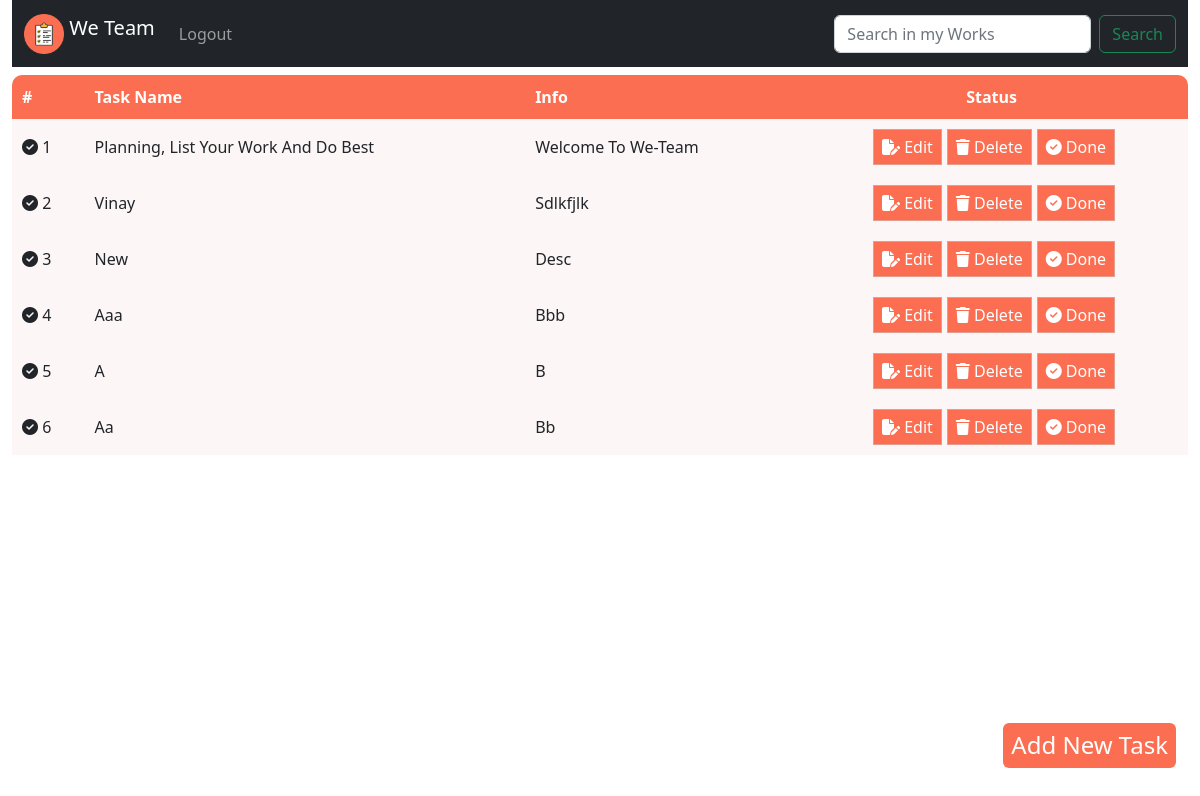
Page / (signed in) on the committed database.
### app.py (models this page shows)
class Task(db.Model):
    __tablename__ = "tasks"
    id = db.Column(db.Integer, primary_key=True)
    user_id = db.Column(db.Integer,db.ForeignKey('users.id'))
    task_title = db.Column(db.String(64) ,nullable=False ,unique=False)
    task_info = db.Column(db.String(256) ,nullable=False,unique=False)
    status = db.Column(db.Integer ,default = 0)
    date = db.Column(db.DateTime ,default=datetime.now())

### app.py (the view)
@app.route("/")
@login_required
def index():
    user_task = []
    if session.get("user_id"):
        user_db_data = Task.query.filter_by(user_id=(session['user_id'])).all()
        for index,value in enumerate(user_db_data):
            print(value.status)
            if value.status != 1:
                user_task.append(value)
        return render_template("index.html",user_db=user_task,user_id=session['user_id'])
    else:
        return redirect("login")

### subpython/validate.py (called while the page is built)
def login_required(f):
    @wraps(f)
    def decorated_function(*args, **kwargs):
        if session.get("user_id") is None:
            return redirect("/login")
        return f(*args, **kwargs)
    return decorated_function

### templates/index.html (shortened to what this page needs)
{% extends "base.html" %}
{% block style%}
<link
rel="stylesheet"
href=" {{ url_for('static', filename='css-main/index/index-helper.css') }} "
/>
<link
rel="stylesheet"
href=" {{ url_for('static', filename='css-main/index/index.css') }} "
/>
<link
rel="stylesheet"
href=" {{ url_for('static', filename='css-main/index/index-Modal.css') }} "
/>
{% endblock%}
{% block main %}
<div class="button-add-task position-fixed end-0 bottom-0 m-4">
    <h4 class="fs-4 p-2 rounded rounded-2 text-white" id="Btn_Add-New-Task">
        Add New Task
    </h4>
</div>
<table class="table-content">
    <thead>
        <tr class="header-col">
            <th class="header-cell left-top">#</th>
            <th class="header-cell">Task Name</th>
            <th class="header-cell">Info</th>
            <th class="header-cell right-top text-center">Status</th>
        </tr>
    </thead>
        <tbody>
            <div class="body-table">
                {% if user_db %}
                {% for each in user_db %}
                {% set line_counter = loop.index %}
                <tr class="odd">
                    <td>
                        <i class="fa-solid fa-circle-check"></i>
                        {{line_counter}}
                    </td>
                    <td class="title">{{each.task_info}}</td>
                    <td>{{each.task_title}}</td>
                    <td class="last">
                        <form action="/edit" method="get">
                            <button class="btn-opr" class="edit" type="submit">
                                <i class="fa-solid fa-file-pen"></i>
                                Edit
                            </button>
                        </form>
                        <form action="/delete" method="get">
                            <button class="btn-opr" class="delete" type="submit">
                                <i class="fa-solid fa-trash"></i>
                                Delete
                            </button>
                        </form>
                        <form action="/done" method="post">
                  <button class="btn-opr" class="done" type="submit">
                      <i class="fa-solid fa-circle-check"></i>
                      Done
                    </button>
                </form>
            </td>
        </tr>
        {% endfor %}
        {% endif %}
    </div>
</tbody>
</table>
{% endblock %}
{% block add_task %}
</div>
{% endblock %}

### templates/base.html (shortened to what this page needs)
<!DOCTYPE html>
<html lang="en">
  <head>
    <link
      href="https://cdn.jsdelivr.net/npm/bootstrap@5.2.0-beta1/dist/css/bootstrap.min.css"
      rel="stylesheet"
    />
    {% block style %}
    {% endblock %}
  </head>
  <body>
    <div class="container-fluid">
      <nav class="navbar navbar-expand-lg navbar-dark bg-dark mb-2">
        <div class="container-fluid">
          <a class="navbar-brand" href="/">
            <img
              src="{{url_for('static', filename='img/logo.png')}}"
              alt=""
              width="40"
              height="40"
              class="d-inline-block align-text-top"
            />
            We Team
          </a>
          <div class="collapse navbar-collapse" id="navbarSupportedContent">
            <ul class="navbar-nav me-auto mb-2 mb-lg-0">
              <li class="nav-item">
                <a class="nav-link" href="{{ url_for('logout') }}">Logout</a>
              </li>
            </ul>
            <form class="d-flex">
              <input
                class="form-control me-2"
                type="search"
                placeholder="Search in my Works"
                aria-label="Search"
              />
              <button class="btn btn-outline-success" type="submit">
                Search
              </button>
            </form>
          </div>
        </div>
      </nav>
      {% block main %}
      {% endblock %}
      {% block add_task %}
      {% endblock %}
  </body>
</html>

### static/css-main/Index/index-helper.css (style rules this page uses)
* { padding: 0; margin: 0; box-sizing: border-box; }
:root { --color-border:rgba(125, 125, 125, 0.595); --odd_child_color:rgba(204, 204, 204, 0.5); --header-background:#fc6e51; --header-background-lighter:#ff5634; --color:#fc6e51; font-family: system-ui, -apple-system, BlinkMacSystemFont, 'Segoe UI', Roboto, Oxygen, Ubuntu, Cantarell, 'Open Sans', 'Helvetica Neue', sans-serif; }

### static/css-main/Index/index.css (style rules this page uses)
.table-content { width: 100%; border-collapse: collapse; border-radius: 10px; }
td,th { padding: 10px; text-align: start; }
.header-cell { background-color: var(--header-background); color: white; text-align: center; text-align: start; }
.left-top { border-radius: 10px 0 0 0; }
.right-top { border-radius:0 10px 0 0; }
.odd { background-color: rgb(252, 246, 246); }
.last { display: flex; justify-content: center; align-items: center; }
.btn-opr { margin-left: 5px; color: white; cursor: pointer; padding: 5px 8px; background-color: var(--header-background); border: 1px solid var(--odd_child_color); }
.title { font-weight: 500; }
#Btn_Add-New-Task { background-color: var(--color) !important; text-decoration: None; cursor: pointer; }

### rows in the picture
Task: line_counter "1", task_info "Planning, List Your Work And Do Best", task_title "Welcome To We-Team"
Task: line_counter "2", task_info "Vinay", task_title "Sdlkfjlk"
Task: line_counter "3", task_info "New", task_title "Desc"
Task: line_counter "4", task_info "Aaa", task_title "Bbb"
Task: user "5", task_info "A", task_title "B"
Task: line_counter "6", task_info "Aa", task_title "Bb"
